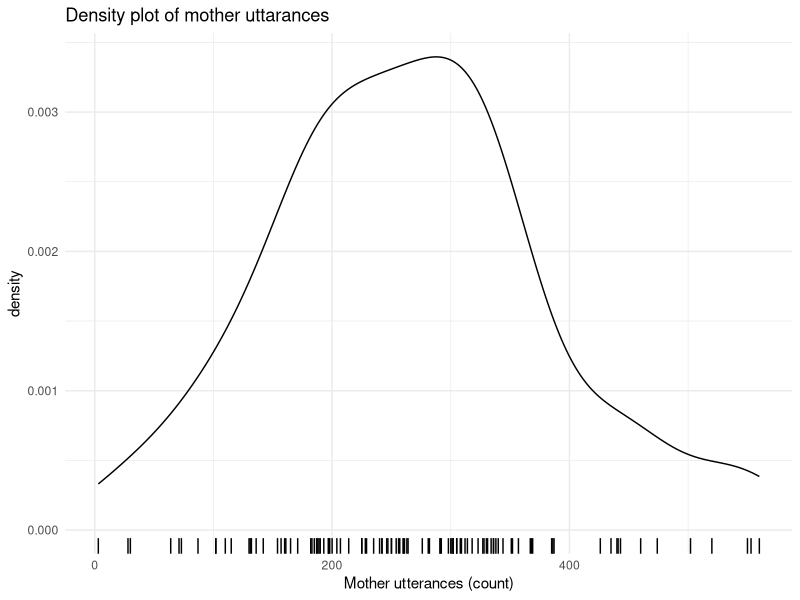
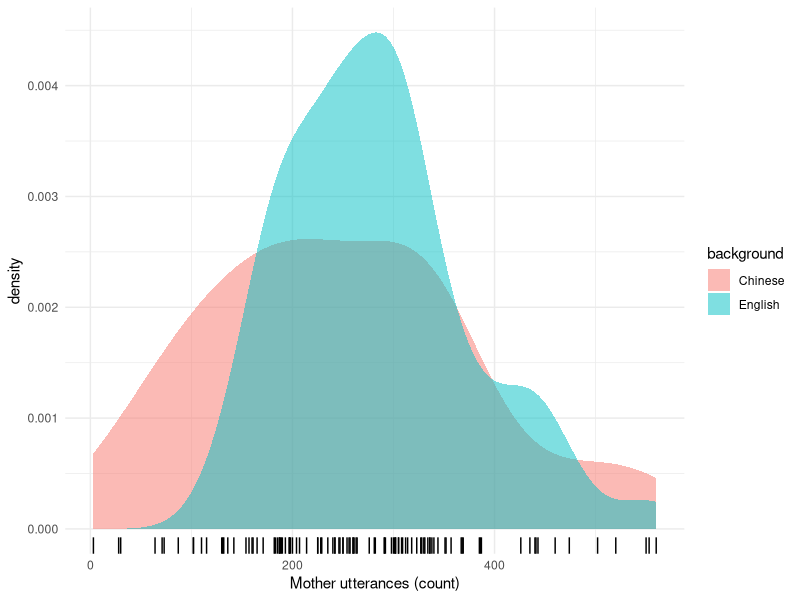
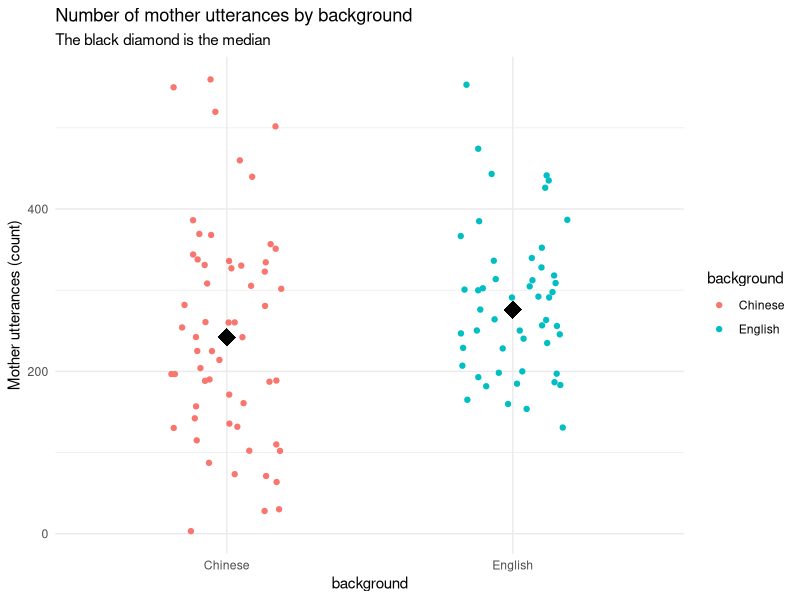
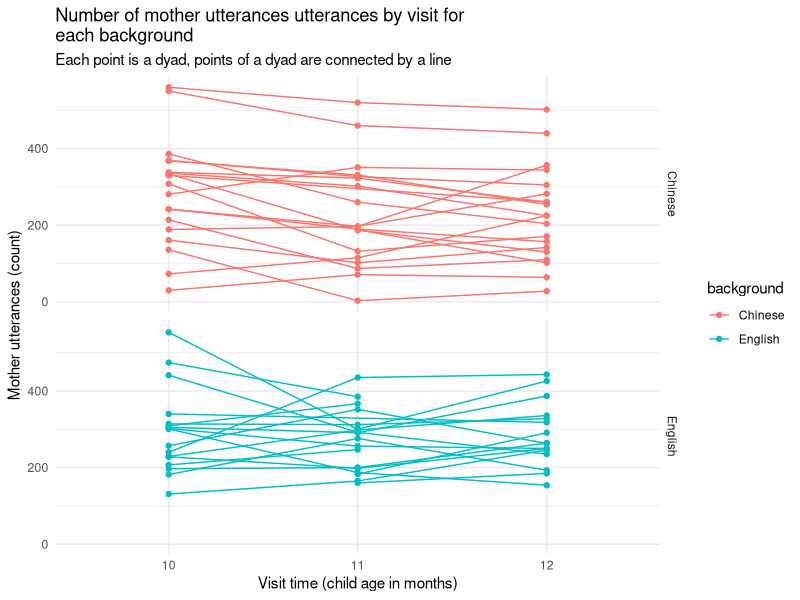
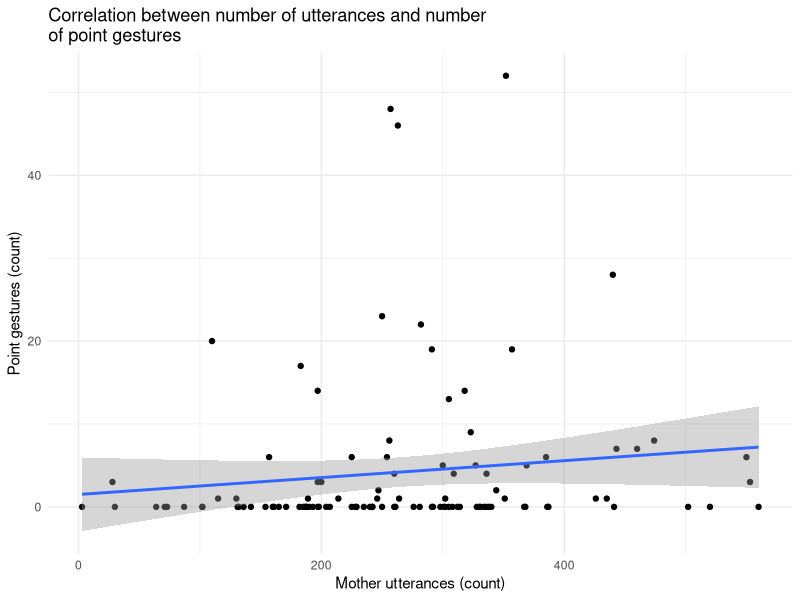
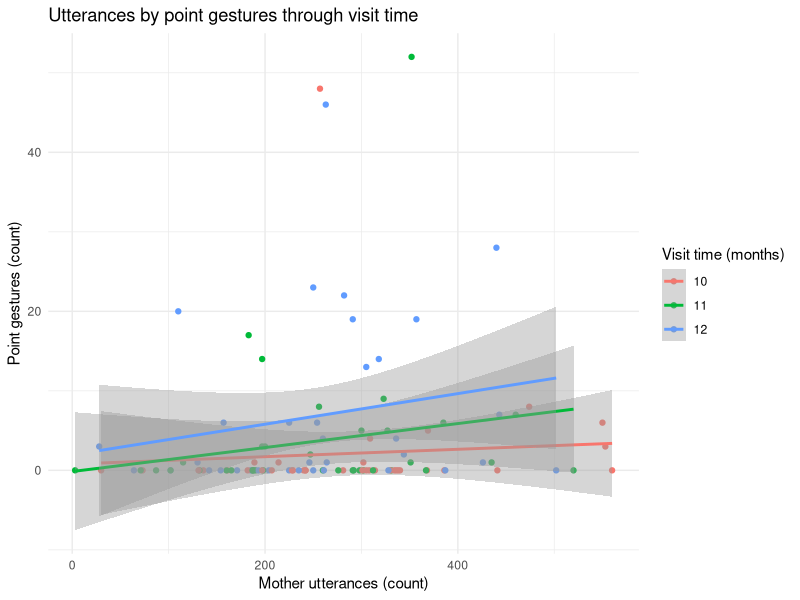
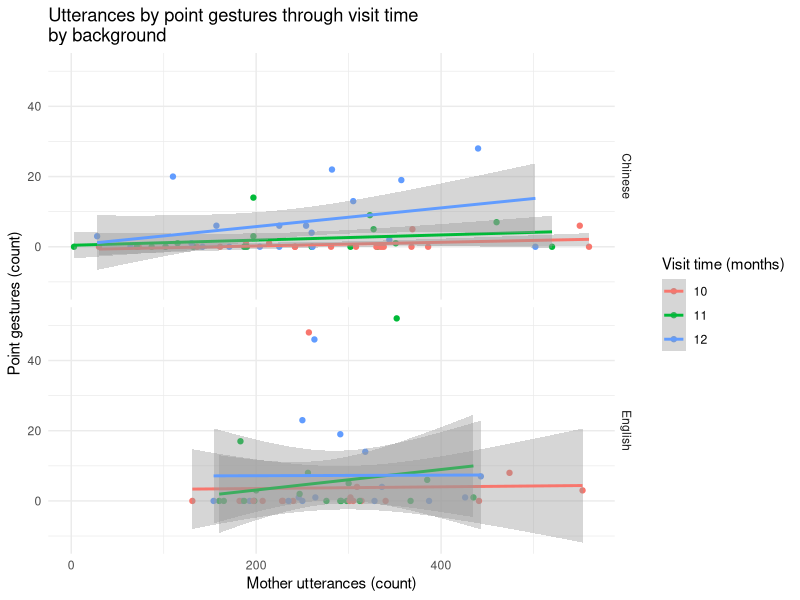

The R script that drew these images, in order:
## ---- chunk 1
knitr::opts_chunk$set(echo = FALSE, fig.align = "center")
knitr::opts_knit$set(root.dir = normalizePath("../../"))
library(tidyverse)
theme_set(theme_minimal())
## ---- chunk 2
utterances <- read_csv("./data/utterances.csv") %>%
  mutate_if(is.character, as.factor)

# NAs not removed in sum()
utterances_tot <- utterances %>%
  group_by(dyad, background, months) %>%
  summarise(
    utterances = sum(utterances)
  ) %>%
  ungroup()

point <- read_csv("./data/gestures.csv") %>%
  filter(gesture == "point") %>%
  group_by(dyad, background, months) %>%
  summarise(
    point = sum(count)
  ) %>%
  ungroup() %>%
  mutate_if(is.character, as.factor)

utter <- utterances_tot %>%
  inner_join(y = point) %>%
  na.omit()
## ---- chunk 3
utterances_tot
## ---- chunk 4
utter %>%
  ggplot(aes(utterances)) +
  geom_density() +
  geom_rug() +
  labs(x = "Mother utterances (count)", title = "Density plot of mother uttarances")
## ---- chunk 5
utter %>% group_by(background) %>% summarise(n = n_distinct(dyad))
## ---- chunk 6
utter %>%
  ggplot(aes(utterances, fill = background)) +
  geom_density(alpha = 0.5, colour = NA) +
  geom_rug() +
  labs(x = "Mother utterances (count)")
## ---- chunk 7
utter %>%
  ggplot(aes(background, utterances, colour = background)) +
  geom_jitter(width = 0.2) +
  stat_summary(fun.y = median, geom = "point", shape = 18, size = 6, color = "black") +
  labs(y = "Mother utterances (count)", title = "Number of mother utterances by background", subtitle = "The black diamond is the median")
## ---- chunk 8
utter %>%
  ggplot(aes(as.factor(months), utterances, colour = background)) +
  geom_point() +
  geom_line(aes(group = dyad)) +
  facet_grid(background ~ .) +
  labs(x = "Visit time (child age in months)", y = "Mother utterances (count)", title = "Number of mother utterances utterances by visit for\neach background", subtitle = "Each point is a dyad, points of a dyad are connected by a line")
## ---- chunk 9
utter %>%
  # filter(utterances < 600, point < 30) %>%
  ggplot(aes(utterances, point)) +
  geom_point() +
  geom_smooth(method = "lm") +
  labs(title = "Correlation between number of utterances and number\nof point gestures", x = "Mother utterances (count)", y = "Point gestures (count)")
## ---- chunk 10
utter %>%
  ggplot(aes(utterances, point, colour = as.factor(months))) +
  geom_point() +
  geom_smooth(method = "lm") +
  scale_color_discrete(name = "Visit time (months)") +
  labs(title = "Utterances by point gestures through visit time", x = "Mother utterances (count)", y = "Point gestures (count)")
## ---- chunk 11
utter %>%
  ggplot(aes(utterances, point, colour = as.factor(months))) +
  geom_point() +
  geom_smooth(method = "lm") +
  facet_grid(background ~ .) +
  scale_color_discrete(name = "Visit time (months)") +
  labs(title = "Utterances by point gestures through visit time\nby background", x = "Mother utterances (count)", y = "Point gestures (count)")
